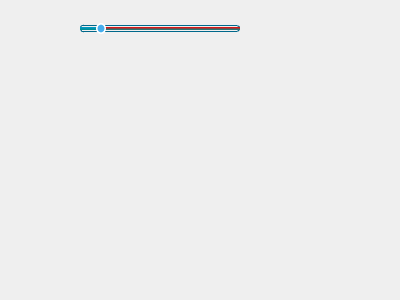
<?xml version="1.0" encoding="UTF-8"?>
<ui version="4.0">
 <class>Widget</class>
 <widget class="QWidget" name="Widget">
  <property name="geometry">
   <rect>
    <x>0</x>
    <y>0</y>
    <width>400</width>
    <height>300</height>
   </rect>
  </property>
  <property name="windowTitle">
   <string>Widget</string>
  </property>
  <widget class="QSlider" name="horizontalSlider">
   <property name="geometry">
    <rect>
     <x>80</x>
     <y>20</y>
     <width>160</width>
     <height>16</height>
    </rect>
   </property>
   <property name="styleSheet">
    <string notr="true">QSlider:groove:horizontal {border: 1px solid #00688B;	height:5px;	border-radius: 3px;}
QSlider:handle:horizontal{background: qradialgradient(spread:pad, cx:0.5, cy:0.5, radius:0.5, fx:0.5, fy:0.5,stop:0.6 #45ADED, stop:0.778409 rgba(255, 255, 255, 255));
	width:10px;
	margin-top:-3px;
	margin-bottom:-3px;border-radius:5px;}
QSlider:handle:horizontal:hover {background: qradialgradient(spread:pad, cx:0.5, cy:0.5, radius:0.5, fx:0.5, fy:0.5, stop:0.6 #2A8BDA,stop:0.778409 rgba(255, 255, 255, 255));
	width:10px;
	margin-top: -3px;
	margin-bottom: -3px;
	border-radius:5px;}

QSlider:sub-page{border-radius:3px;background:qlineargradient(x1:0, y1:0, x2:0, y2:1, stop:0 #009ACD, stop:1 #008B8B);/*sub-page指的是已有的百分比背景块*/
	margin: 2px 0;}

QSlider:add-page{border-radius:3px;background:qlineargradient(x1:0, y1:0, x2:0, y2:1, stop:0 red, stop:1 #008B8B);/*add-page指的是尚未分配的百分比背景块*/
	margin: 2px 0;}
QSlider {alignment: center;}
</string>
   </property>
   <property name="value">
    <number>10</number>
   </property>
   <property name="orientation">
    <enum>Qt::Horizontal</enum>
   </property>
   <property name="invertedAppearance">
    <bool>false</bool>
   </property>
   <property name="invertedControls">
    <bool>false</bool>
   </property>
   <property name="tickPosition">
    <enum>QSlider::TicksBelow</enum>
   </property>
  </widget>
 </widget>
 <layoutdefault spacing="6" margin="11"/>
 <resources/>
 <connections/>
</ui>
